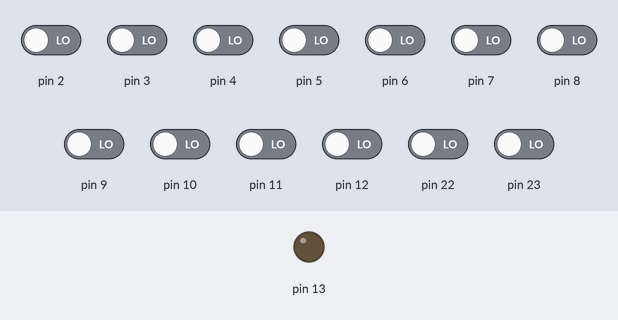
Bench run of a sketch on a simulated Arduino Uno, built with avr-gcc and run on an emulated ATmega328P. Parts: output pins drawn as LEDs (lit = HIGH). Inputs (shaded band) come from the test bench; at power-on: pin 2–12, pin 22, pin 23 LOW.

Above: at 1.2 s.
1.3 s: pin 2 driven HIGH
At 2.5 s:
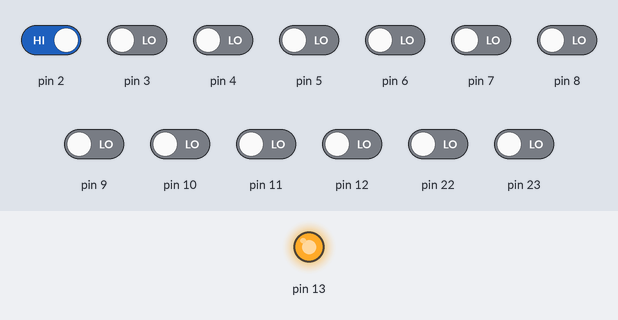
2.8 s: pin 2 driven LOW
At 3.8 s:
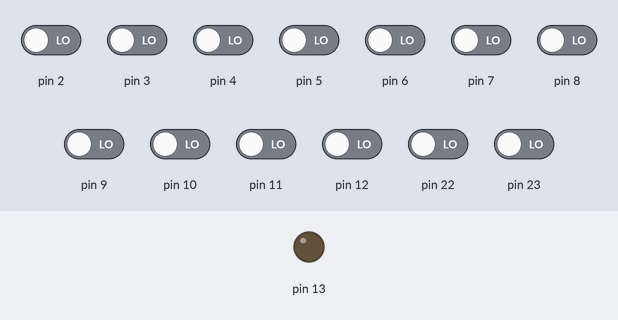
4.3 s: pin 3 driven HIGH
At 4.9 s:
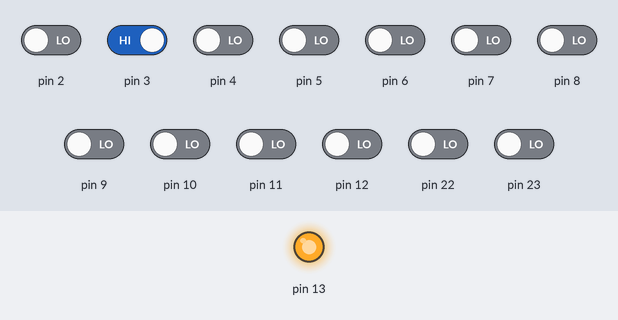
Timing chart, 0 to 7.3 s (numbered marks = the images above; inputs shaded):
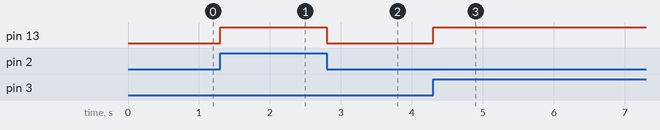

Measured:
- after the input at 1.3 s, pin 13: LOW → HIGH at once
- after the input at 2.8 s, pin 13: HIGH → LOW at once
- after the input at 4.3 s, pin 13: LOW → HIGH at once

The sketch:

Lab2Extra.ino
```cpp
/*
  Lab 2, Circuit 2 Extra
  Use two pushbuttons and a toggle switch to switch between six logic gates(pushbuttons are input)
  By: Mohammad & Martin
  Created: 2/9/2022
  Edited: 2/18/2022
  I/O Pins
  A0:
  A1:
  A2:
  A3:
  A4:
  A5:
  D0:
  D1:
  D2: NOR Gate
  D3: NAND Gate
  D4: XNOR Gate
  D5: XOR Gate
  D6: OR Gate
  D7: AND Gate
  D8:
  D9:
  D10:
  D11: INPUT A //0000 1000
  D12: INPUT B //0001 0000
  D13: LED //0010 0000
*/

void setup()
{
  // Set DDRB bit 5
  // This causes Arduino pin D13 to be an output
  DDRB = 0x20;
}

void loop()
{
  unsigned char b = PINB;
  unsigned char a = PIND & 0xFC; //store value of PIND and selectively clear floating pins
  switch (a) {
    case 0x80: //AND
      if ((b & 0x08) && (b & 0x10)) //AND D11 and D12(INPUTS a and b)
      {
        PORTB |= 0x20; //turn on LED
      } else
      {
        PORTB &= 0xDF; //turn off LED
      }
      break;
    case 0x40: //OR
      if ((b & 0x08) || (b & 0x10)) //OR D11 and D12(INPUTS a and b)
      {
        PORTB |= 0x20; //turn on LED
      } else
      {
        PORTB &= 0xDF; //turn off LED
      }
      break;
    case 0x20: //XOR
      if ((b & 0x08) != ((b & 0x10) >> 1)) //OR D11 and D12(INPUTS a and b)
      {
        PORTB |= 0x20; //turn on LED
      } else
      {
        PORTB &= 0xDF; //turn off LED
      }
      break;
    case 0x10: //XNOR
      if ((b & 0x08) == ((b & 0x10) >> 1)) //AND D11 and D12(INPUTS a and b)
      {
        PORTB |= 0x20; //turn on LED
      } else
      {
        PORTB &= 0xDF; //turn off LED
      }
      break;
    case 0x08: //NAND
      if (!((b & 0x08) && (b & 0x10))) //AND D11 and D12(INPUTS a and b)
      {
        PORTB |= 0x20; //turn on LED
      } else
      {
        PORTB &= 0xDF; //turn off LED
      }
      break;
    case 0x04: //NOR
      if (!((b & 0x08) || (b & 0x10))) //AND D11 and D12(INPUTS a and b)
      {
        PORTB |= 0x20; //turn on LED
      } else
      {
        PORTB &= 0xDF; //turn off LED
      }
      break;
    default:
      PORTB &= 0xDF; //turn off LED
      break;

  }
}
```
